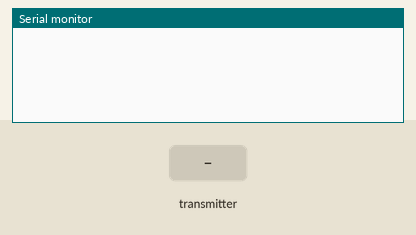
This sketch was run on a simulated ESP32. Parts: the last lines printed to the serial monitor. The test bench sets the inputs (shaded band).

Above: at 1.2 s.
1.3 s: the transmitter starts sending a = 0
At 1.66 s:
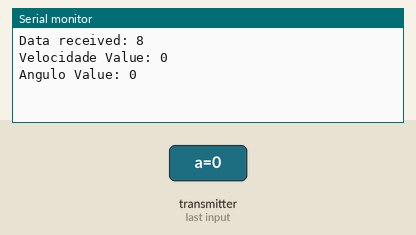
2.8 s: the transmitter starts sending b = 1024
At 3.16 s:
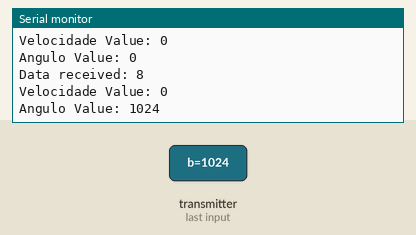
4.3 s: the transmitter starts sending a = 1024
5.8 s: the transmitter starts sending b = 2048
At 6.16 s:
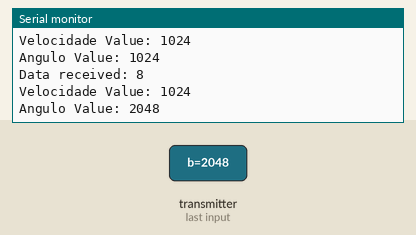
Timing chart, 0 to 8.3 s (numbered marks = the images above; inputs shaded):
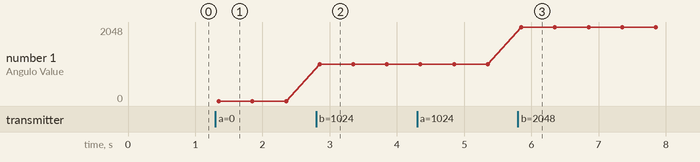

The sketch:

ESP32-Slave.ino
```cpp
#include <esp_now.h>
#include <WiFi.h>

// Define a data structure
typedef struct struct_message {
  int a;
  int b;
} struct_message;

// Create a structured object
struct_message myData;


// Callback function executed when data is received
void OnDataRecv(const uint8_t * mac, const uint8_t *incomingData, int len) {
  memcpy(&myData, incomingData, sizeof(myData));
  Serial.print("Data received: ");
  Serial.println(len);
  Serial.print("Velocidade Value: ");
  Serial.println(myData.a);
  Serial.print("Angulo Value: ");
  Serial.println(myData.b);
  Serial.println();
}

void setup() {
  // Set up Serial Monitor
  Serial.begin(115200);

  // Set ESP32 as a Wi-Fi Station
  WiFi.mode(WIFI_STA);

  // Initilize ESP-NOW
  if (esp_now_init() != ESP_OK) {
    Serial.println("Error initializing ESP-NOW");
    return;
  }

  // Register callback function
  esp_now_register_recv_cb(OnDataRecv);
}

void loop() {

}
```

Measured:
- after the input at 1.3 s, the serial monitor: prints a new line after 0.05 s (image 1)
- after the input at 2.8 s, the serial monitor: prints a new line after 0.05 s (image 2)
- after the input at 5.8 s, the serial monitor: prints a new line after 0.05 s (image 3)
- plotted number 1: 0 → 1024 after the input at 2.8 s, 1024 → 2048 after the input at 5.8 s
